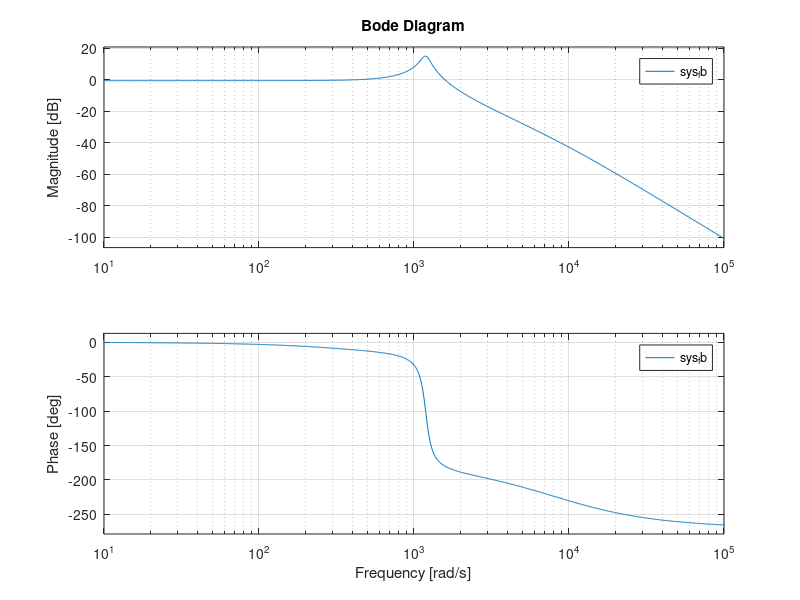
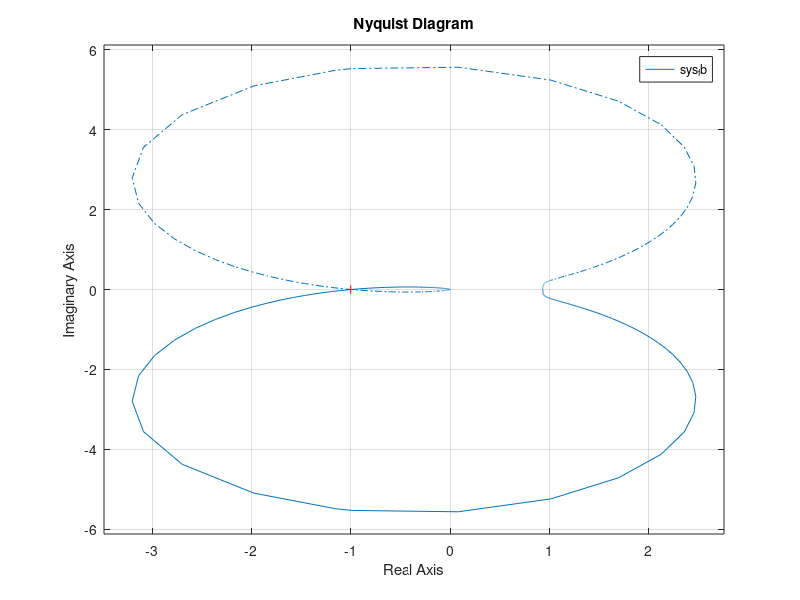
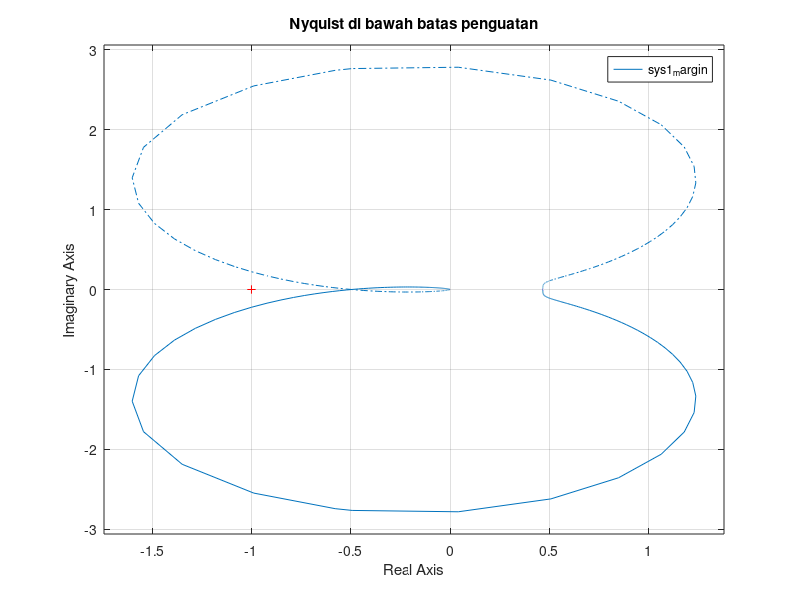
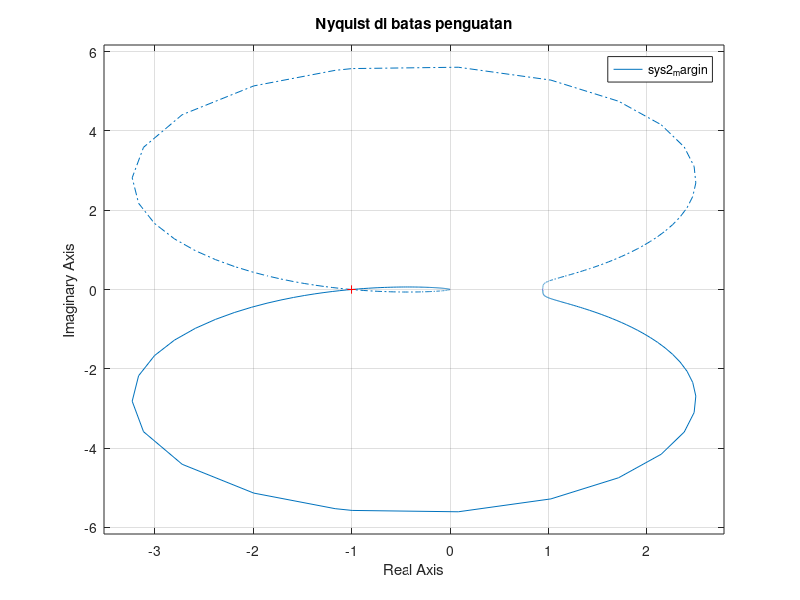

These charts were generated, in order, by the following MATLAB code:
clear
clc

G = tf([1.163*10^8],[1 962.5 5.958*10^5 1.16*10^8])
Gc = zpk([-436 -436],[-132 -8030],78.575)
sys = series(G,Gc)
sys_fb = feedback(sys,1)

figure(1)
bode(sys_fb)

figure(2)
nyquist(sys_fb)

K_margin = db2mag(0.0698) 
sys1_margin = sys_fb*0.5
sys2_margin = sys_fb*K_margin
sys3_margin = sys_fb*1.5
figure(3)
nyquist(sys1_margin)
title('Nyquist di bawah batas penguatan')
figure(4)
nyquist(sys2_margin)
title('Nyquist di batas penguatan')
figure(5)
nyquist(sys3_margin)
title('Nyquist di atas batas penguatan')
sys1_fb = feedback(sys_fb,0.5) 
sys2_fb = feedback(sys_fb,K_margin) 
sys3_fb = feedback(sys_fb,1.5) 

figure(6)
step(sys1_fb)
title('Sistem di bawah batas penguatan')
figure(7)
step(sys2_fb)
title('Sistem di batas penguatan')
figure(8)
step(sys3_fb)
title('Sistem di atas batas penguatan')